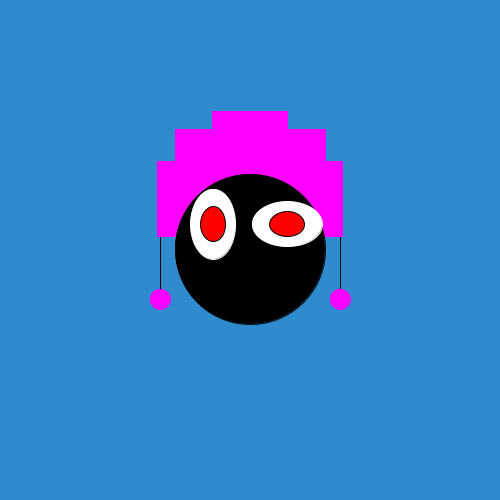
Frame 1 (no input)
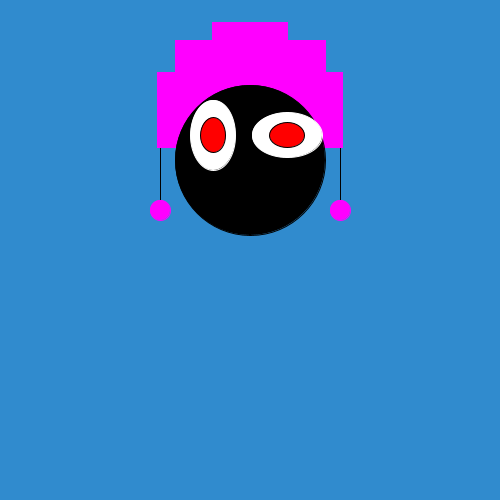
Frame 60 (the mouse pressed at the canvas centre just before this capture)
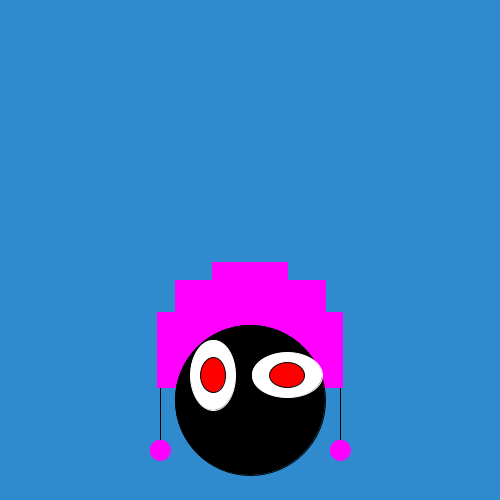
Frame 120 (the mouse held since frame 60 and released just before this capture)

The Processing sketch that drew these frames (run headless with seeded random() and noise(); from frame 60 on, the mouse is pressed at the canvas centre):

// Processing sketch: processing_126763
// ── processing_126763.pde

int monsterY;
int monsterX;

int richting; 
int teller = 0;

boolean test = true;

void setup(){

size(500,500);
  monsterX = 250;
  monsterY = 250;
  richting = 10;
}

void draw(){
monsterY--;
background(48,139,206);

update();
test();
teken();

}

void update(){
//lijn
stroke(0);
fill(0);
line(monsterX-90,monsterY+50,monsterX-90,monsterY-80);
line(monsterX+90,monsterY+50,monsterX+90,monsterY-80);

//oren
stroke(255,0,255);
fill(255,0,255);
rectMode(CENTER);
rect(monsterX-50,monsterY-50,85,75);
rect(monsterX+50,monsterY-50,85,75);
rect(monsterX,monsterY-100,75,75);
rect(monsterX+50,monsterY-100,50,40);
rect(monsterX-50,monsterY-100,50,40);

//bolletje
stroke(255,0,255);
fill(255,0,255);
ellipse(monsterX-90,monsterY+50,20,20);
ellipse(monsterX+90,monsterY+50,20,20);

//body
stroke(0);
fill(0);
ellipseMode(CENTER);
ellipse(monsterX,monsterY,150,150);

//buitenogen
stroke(255);
fill(255);
ellipseMode(CENTER);
ellipse(monsterX-37,monsterY-25,45,70);
ellipse(monsterX+37,monsterY-25,70,45);
}

void test(){
if(test == true){
    fill(255,0,0);
  }
   
  if(test == false){
    fill(0,255,0);
  }
  
//binnenogen
stroke(0);
ellipseMode(CENTER);
ellipse(monsterX-37,monsterY-25,25,35);
ellipse(monsterX+37,monsterY-25,35,25);
}

void teken(){
  monsterY = monsterY +richting;
    
  if(monsterY > 500 || monsterY < 0){
    richting= -richting;
    teller = teller + 1;
  }
  
  if(monsterY==-30) {
    monsterY=530;
  }
   
  if(teller ==10){
    teller = 0;
    test = !test;
  }

}
  
